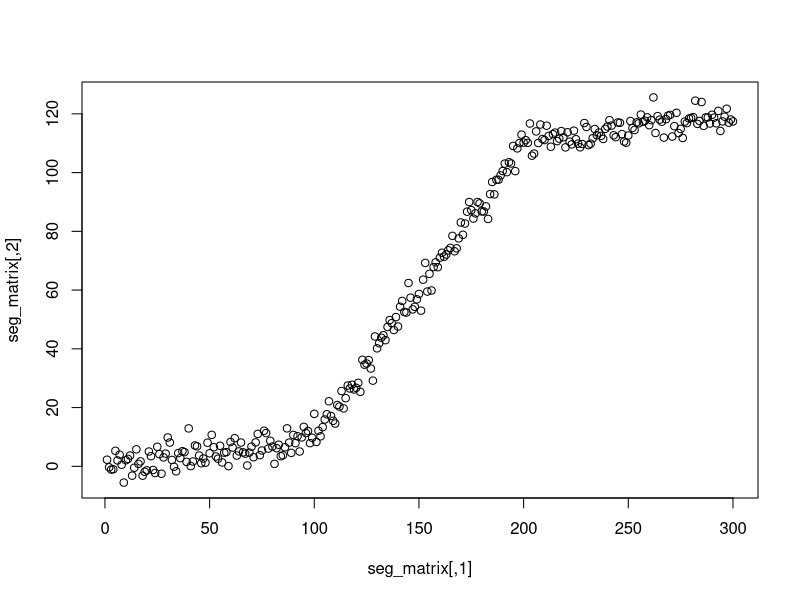

R code for this plot: (Note: this script raises an error after producing the figure.)


library(segmented)
library(ggplot2)

seg_matrix <- matrix(NA, 300, 2)

# Set three obvious segments

seg_matrix[,1] <- 1:300
seg_matrix[1:100,2] <- seg_matrix[1:100,1]*0.1
seg_matrix[101:200,2] <- seg_matrix[101:200,1]*1-90
seg_matrix[201:300,2] <- seg_matrix[201:300,1]*0.1+90

# Add random noise

seg_matrix[,2] <- seg_matrix[,2] + rnorm(300,0,3)

plot(seg_matrix)

# Convert to data frame

seg_matrix <- as.data.frame(seg_matrix)

# Do normal regression, colnames as default (V1, V2)

my.lm <- lm (V2 ~ V1, data=seg_matrix)

summary(my.lm)

my.seg <- segmented(my.lm, 
                    seg.Z = ~ V1,
                    psi = list(V1 = c(100, 200)))

summary(my.seg)

#get breakpoints and slope

my.seg$psi
slope(my.seg)

# get the fitted data
my.fitted <- fitted(my.seg)
my.model <- data.frame(V1 = seg_matrix$V1, V2 = my.fitted)

# plot the fitted model
p <- ggplot(seg_matrix, aes(x = V1, y = V2)) + geom_line()
p + geom_line(data = my.model, aes(x = V1, y = V2), colour = "tomato")


u <- seg_matrix$V2
mygroup <- c(rep("group1",300))
ecdfs = lapply(split(u,mygroup), ecdf)
ys = sapply(ecdfs, function(e) e(u))
